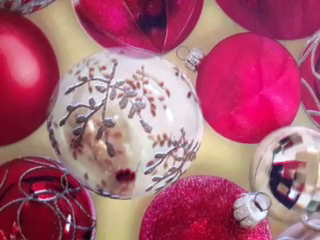
//> input picture frame 85 of video1.mp4, 320 x 240 px
$ ./orb-tracking   (built with g++ and OpenCV 4)
//> lines starting //> are read from the running program, lines starting //| are printed output that depends on the picture
#include <opencv2/opencv.hpp>
#include "opencv2/xfeatures2d.hpp"
#include "opencv2/features2d.hpp"

using namespace std;
using namespace cv;
using namespace cv::xfeatures2d;

const int MAX_FEATURES = 500;
const float GOOD_MATCH_PERCENT = 0.15f;

int main(int argc, char **argv)
{
  Mat frame, frame1, imReg, h;
  // Read reference image
  VideoCapture cap("../video1.mp4");
  // Check if camera opened successfully
  if(!cap.isOpened()){
    cout << "Error opening video stream or file" << endl;
    return -1;
  }
  cap >> frame1;
//> frame1 is the input picture: 240 rows x 320 cols, CV_8UC3; mean B, G, R 117.4, 96.4, 170.6

  // Read image to be aligned
  while(1)
  {
    cap >> frame;
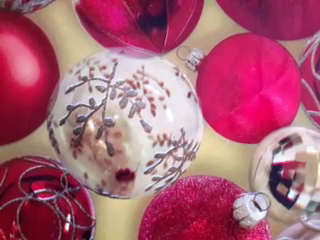
//> input picture frame 86 of video1.mp4, 320 x 240 px
//> frame is the input picture: 240 rows x 320 cols, CV_8UC3; mean B, G, R 117.5, 96.5, 170.8

    // Convert images to grayscale
    Mat im1Gray, im2Gray;
    cvtColor(frame1, im1Gray, CV_BGR2GRAY);
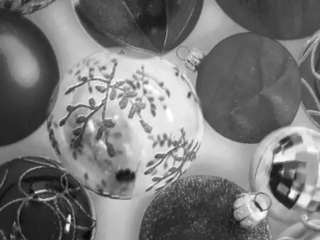
//> im1Gray: 240 rows x 320 cols, CV_8UC1; min 8, max 255, mean 120.9
    cvtColor(frame, im2Gray, CV_BGR2GRAY);
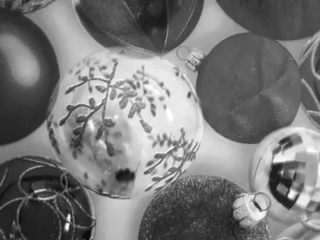
//> im2Gray: 240 rows x 320 cols, CV_8UC1; min 5, max 255, mean 121.1

    // Variables to store keypoints and descriptors
    std::vector<KeyPoint> keypoints1, keypoints2;
    Mat descriptors1, descriptors2;

    // Detect ORB features and compute descriptors.
    Ptr<Feature2D> orb = ORB::create(MAX_FEATURES);
    orb->detectAndCompute(im1Gray, Mat(), keypoints1, descriptors1);
//> keypoints1 = 467 keypoints; strongest (x, y, size): (35, 192, 31), (272, 166, 44.6), (275, 160, 31), (133, 174, 64.3)
    orb->detectAndCompute(im2Gray, Mat(), keypoints2, descriptors2);
//> keypoints2 = 464 keypoints; strongest (x, y, size): (288, 196, 31), (35, 191, 31), (131, 175, 53.6), (271, 166, 44.6)

    // Match features.
    std::vector<DMatch> matches;
    Ptr<DescriptorMatcher> matcher = DescriptorMatcher::create("BruteForce-Hamming");
    matcher->match(descriptors1, descriptors2, matches, Mat());
//> matches = 467 matches

    // Sort matches by score
    std::sort(matches.begin(), matches.end());

    // Remove not so good matches(Lowe ratio test)
    const int numGoodMatches = matches.size() * GOOD_MATCH_PERCENT;
//> numGoodMatches = 70
    matches.erase(matches.begin()+numGoodMatches, matches.end());
//> matches = 70 matches


    // Draw top matches
    Mat imMatches;
    drawMatches(frame1, keypoints1, frame, keypoints2, matches, imMatches);
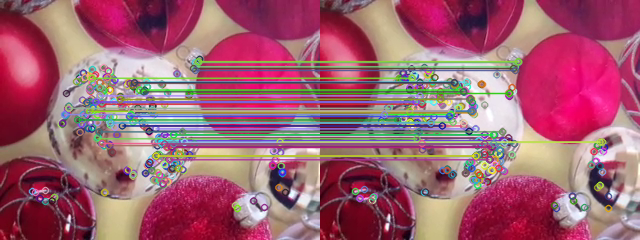
//> imMatches: 240 rows x 640 cols, CV_8UC3; mean B, G, R 113.3, 97.1, 159.3
    imshow("matches.jpg", imMatches);


    // Extract location of good matches
    std::vector<Point2f> points1, points2;

    for( size_t i = 0; i < matches.size(); i++ )
    {
      points1.push_back( keypoints1[ matches[i].queryIdx ].pt );
      points2.push_back( keypoints2[ matches[i].trainIdx ].pt );
    }
//> this loop made 70 passes
//> after the loop, points1 = 70 Points (x, y), first 12: [194.9, 66.36], [154.3, 141.8], [188.1, 137.4], [189, 93], [282, 141.6], [86.4, 102.2], [131.9, 112], [143.3, 125.4], [107.8, 145.2], [143.3, 122.4], [161, 138], [168.5, 144]; points2 has the same summary as points1

    std::vector<Point2f> obj_corners(4);
    std::vector<Point2f> scene_corners(4);

    obj_corners[0] = cvPoint(24, 44);
    obj_corners[1] = cvPoint( 196, 44);
    obj_corners[2] = Point2f( 196, 210 );
    obj_corners[3] = Point2f( 24, 210 );

    // Find homography
    h = findHomography( points1, points2, RANSAC );
//> h = [[1, -2.21e-16, 2.49e-13], [-1.17e-15, 1, 2.17e-13], [-9.14e-18, -1.93e-18, 1]]

    // Use homography to warp image
    perspectiveTransform(obj_corners, scene_corners, h);
//> scene_corners = 4 Points (x, y): [24, 44], [196, 44], [196, 210], [24, 210]

    line(frame, scene_corners[0], scene_corners[1], (255, 0, 0), 2, LINE_8, 0);
    line(frame, scene_corners[1], scene_corners[2], (255, 0, 0), 2, LINE_8, 0);
    line(frame, scene_corners[2], scene_corners[3], (255, 0, 0), 2, LINE_8, 0);
    line(frame, scene_corners[3], scene_corners[0], (255, 0, 0), 2, LINE_8, 0);
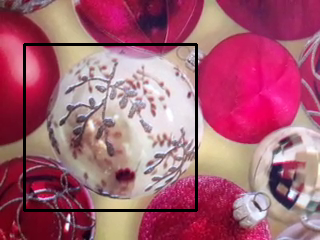
//> frame: 240 rows x 320 cols, CV_8UC3; mean B, G, R 114.8, 94.2, 166.4

    //imshow("BB with frame", frame);
    char c=(char)waitKey(25);
//> the Esc key is pressed
    if(c==27)
    {
      break;
    }
  }

  cap.release();

  destroyAllWindows();

}

$ run again, starting later in the video
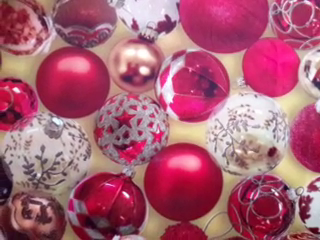
//> input picture frame 382 of video1.mp4, 320 x 240 px
//> frame1 is the input picture: 240 rows x 320 cols, CV_8UC3; mean B, G, R 116, 95.3, 169.6
//> keypoints1 = 463 keypoints; strongest (x, y, size): (143, 71, 64.3), (142, 69, 53.6), (145, 69, 53.6), (143, 72, 44.6)
//> keypoints2 = 460 keypoints; strongest (x, y, size): (145, 71, 64.3), (126, 192, 37.2), (125, 192, 31), (143, 69, 53.6)
//> `matcher->match(descriptors1, descriptors2, matches, Mat());`: matches = 463 matches
//> numGoodMatches = 69
//> `matches.erase(matches.begin()+numGoodMatches, matches.end());`: matches = 69 matches
//> `drawMatches(frame1, keypoints1, frame, keypoints2, matches, imMatches);`:
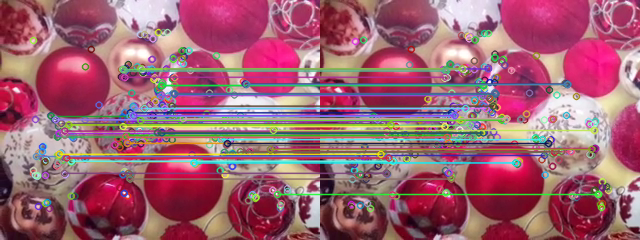
//> imMatches: 240 rows x 640 cols, CV_8UC3; mean B, G, R 113.9, 98, 158.4
//> the loop `for( size_t i = 0; i < matches.size(); i++ )` made 69 passes
//> after the loop `for( size_t i = 0; i < matches.size(); i++ )`: points1 = 69 Points (x, y), first 12: [161.3, 95.04], [223, 155], [57.02, 136.5], [274, 148], [84.6, 119.4], [164.4, 108], [58.75, 133.1], [174, 93.6], [148.8, 124.8], [64.28, 134.8], [179.7, 119.2], [126.1, 134.8]; points2 = 69 Points (x, y), first 12: [162.7, 95.04], [224, 155], [58.75, 136.5], [275, 148], [87.09, 119.4], [165.6, 108], [60.48, 133.1], [175.2, 93.6], [150, 124.8], [66.36, 134.8], [181.4, 119.2], [127.9, 134.8]
//> h = [[0.993, -0.00246, 2.5], [-0.000905, 0.996, 0.292], [-6.37e-06, -1.05e-05, 1]]
//> scene_corners = 4 Points (x, y): [26.24, 44.14], [197.4, 44.03], [197.3, 210.1], [25.88, 210]
//> `line(frame, scene_corners[3], scene_corners[0], (255, 0, 0), 2, LINE_8..`:
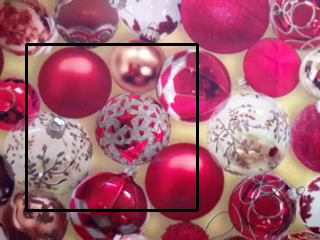
//> frame: 240 rows x 320 cols, CV_8UC3; mean B, G, R 112.9, 93, 165.2

$ run again, starting later in the video
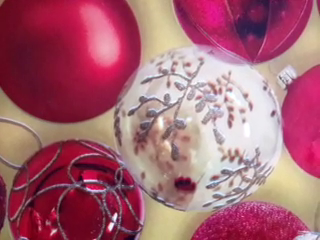
//> input picture frame 680 of video1.mp4, 320 x 240 px
//> frame1 is the input picture: 240 rows x 320 cols, CV_8UC3; mean B, G, R 115.2, 100, 166.9
//> keypoints1 = 475 keypoints; strongest (x, y, size): (85, 180, 31), (84, 184, 44.6), (87, 188, 31), (194, 185, 53.6)
//> keypoints2 = 471 keypoints; strongest (x, y, size): (84, 180, 31), (86, 188, 31), (192, 185, 53.6), (82, 184, 44.6)
//> `matcher->match(descriptors1, descriptors2, matches, Mat());`: matches = 475 matches
//> numGoodMatches = 71
//> `matches.erase(matches.begin()+numGoodMatches, matches.end());`: matches = 71 matches
//> `drawMatches(frame1, keypoints1, frame, keypoints2, matches, imMatches);`:
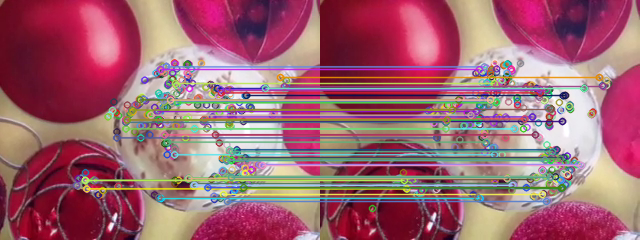
//> imMatches: 240 rows x 640 cols, CV_8UC3; mean B, G, R 113.3, 100.4, 158.5
//> the loop `for( size_t i = 0; i < matches.size(); i++ )` made 71 passes
//> after the loop `for( size_t i = 0; i < matches.size(); i++ )`: points1 = 71 Points (x, y), first 12: [217.2, 176.4], [237, 158], [188.4, 177.6], [259, 164], [217, 88], [223, 194], [194.1, 128.4], [157, 111], [160.8, 198], [166.8, 141.6], [227, 201], [280, 77]; points2 = 71 Points (x, y), first 12: [216, 176.4], [236, 158], [187.2, 177.6], [258, 164], [216, 88], [222, 194], [194.1, 128.4], [156, 111], [159.6, 198], [165.6, 141.6], [226, 201], [279, 77]
//> h = [[0.991, -0.00625, 0.898], [-0.00139, 0.993, 0.602], [-9.51e-06, -1.87e-05, 1]]
//> scene_corners = 4 Points (x, y): [24.43, 44.31], [195.4, 44.14], [194.9, 210.1], [23.47, 210]
//> `line(frame, scene_corners[3], scene_corners[0], (255, 0, 0), 2, LINE_8..`:
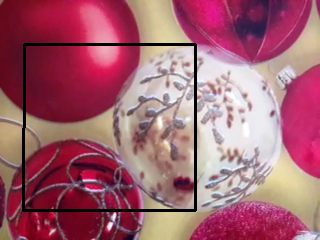
//> frame: 240 rows x 320 cols, CV_8UC3; mean B, G, R 112.5, 97.4, 162.8
